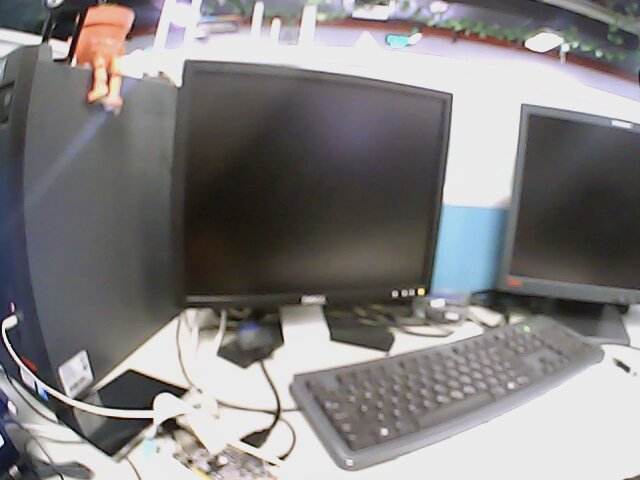
//> input picture part-test/matching/1.jpg, 640 x 480 px
$ ./match   (built with g++ and OpenCV 4)
//> lines starting //> are read from the running program, lines starting //| are printed output that depends on the picture
#include <iostream>
#include <stdio.h>
#include <fstream>
#include "opencv2/highgui/highgui.hpp"
#include "opencv2/core/core.hpp"//因为在属性中已经配置了opencv等目录，所以把其当成了本地目录一样
#include "opencv2/features2d/features2d.hpp"
#include "opencv2/nonfree/features2d.hpp"
#include "opencv2/nonfree/nonfree.hpp"
#include <opencv2/legacy/legacy.hpp>
using namespace cv;
using namespace std;

void readme();

int main(int argc,char* argv[])
{
    Mat img_1=imread("./1.jpg",CV_LOAD_IMAGE_GRAYSCALE);//宏定义时CV_LOAD_IMAGE_GRAYSCALE=0，也就是读取灰度图像
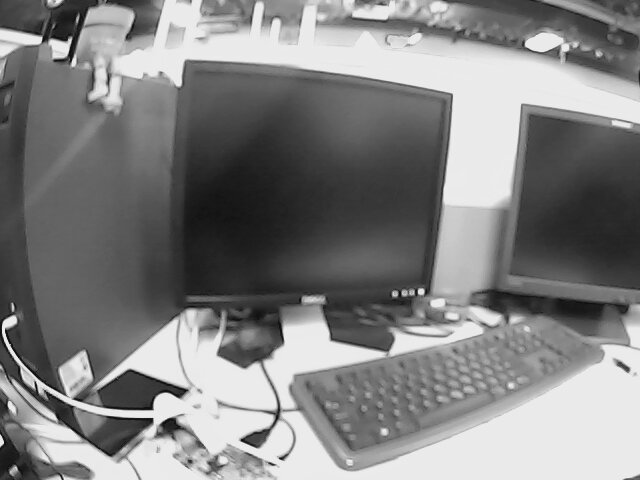
//> img_1: 480 rows x 640 cols, CV_8UC1; min 5, max 252, mean 130.2
    Mat img_2=imread("./2.jpg",CV_LOAD_IMAGE_GRAYSCALE);//一定要记得这里路径的斜线方向，这与Matlab里面是相反的
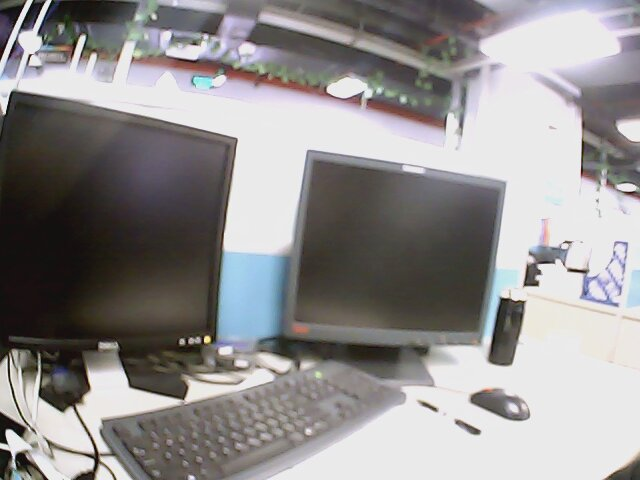
//> input picture part-test/matching/2.jpg, 640 x 480 px
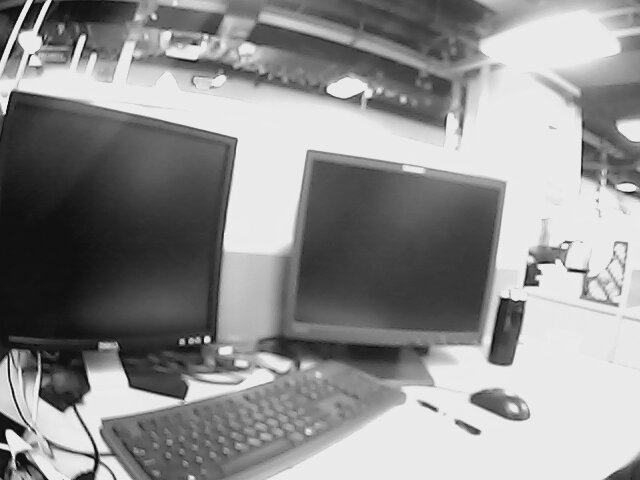
//> img_2: 480 rows x 640 cols, CV_8UC1; min 0, max 253, mean 144

    if(!img_1.data || !img_2.data)//如果数据为空
    {
        cout<<"opencv error"<<endl;
        return -1;
    }
    cout<<"open right"<<endl;

    //第一步，用SURF算子检测关键点
    int minHessian=400;

//> (the run ends here: the program needs code that is not available in this run, at `SurfFeatureDetector detector(minHessian);`)
